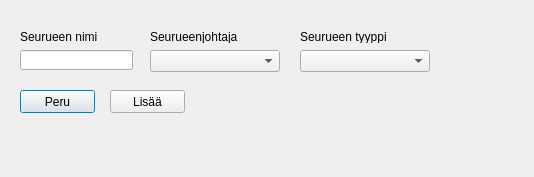
<?xml version="1.0" encoding="UTF-8"?>
<ui version="4.0">
 <class>Dialog</class>
 <widget class="QDialog" name="Dialog">
  <property name="geometry">
   <rect>
    <x>0</x>
    <y>0</y>
    <width>534</width>
    <height>177</height>
   </rect>
  </property>
  <property name="windowTitle">
   <string>Dialog</string>
  </property>
  <widget class="QLineEdit" name="addPartyNameLineEdit">
   <property name="geometry">
    <rect>
     <x>20</x>
     <y>50</y>
     <width>113</width>
     <height>20</height>
    </rect>
   </property>
  </widget>
  <widget class="QComboBox" name="addPartyLeaderComboBox">
   <property name="geometry">
    <rect>
     <x>150</x>
     <y>50</y>
     <width>130</width>
     <height>22</height>
    </rect>
   </property>
  </widget>
  <widget class="QLabel" name="label">
   <property name="geometry">
    <rect>
     <x>20</x>
     <y>30</y>
     <width>90</width>
     <height>13</height>
    </rect>
   </property>
   <property name="text">
    <string>Seurueen nimi</string>
   </property>
  </widget>
  <widget class="QLabel" name="label_2">
   <property name="geometry">
    <rect>
     <x>150</x>
     <y>30</y>
     <width>100</width>
     <height>13</height>
    </rect>
   </property>
   <property name="text">
    <string>Seurueenjohtaja</string>
   </property>
  </widget>
  <widget class="QPushButton" name="addPartyCancelPushButton">
   <property name="geometry">
    <rect>
     <x>20</x>
     <y>90</y>
     <width>75</width>
     <height>23</height>
    </rect>
   </property>
   <property name="text">
    <string>Peru</string>
   </property>
   <property name="default">
    <bool>true</bool>
   </property>
  </widget>
  <widget class="QPushButton" name="addPartyAddPushButton">
   <property name="geometry">
    <rect>
     <x>110</x>
     <y>90</y>
     <width>75</width>
     <height>23</height>
    </rect>
   </property>
   <property name="text">
    <string>Lisää</string>
   </property>
  </widget>
  <widget class="QComboBox" name="addPartyTypeComboBox">
   <property name="geometry">
    <rect>
     <x>300</x>
     <y>50</y>
     <width>130</width>
     <height>22</height>
    </rect>
   </property>
  </widget>
  <widget class="QLabel" name="label_3">
   <property name="geometry">
    <rect>
     <x>300</x>
     <y>30</y>
     <width>130</width>
     <height>13</height>
    </rect>
   </property>
   <property name="text">
    <string>Seurueen tyyppi</string>
   </property>
  </widget>
 </widget>
 <tabstops>
  <tabstop>addPartyNameLineEdit</tabstop>
  <tabstop>addPartyLeaderComboBox</tabstop>
  <tabstop>addPartyCancelPushButton</tabstop>
  <tabstop>addPartyAddPushButton</tabstop>
 </tabstops>
 <resources/>
 <connections/>
</ui>
